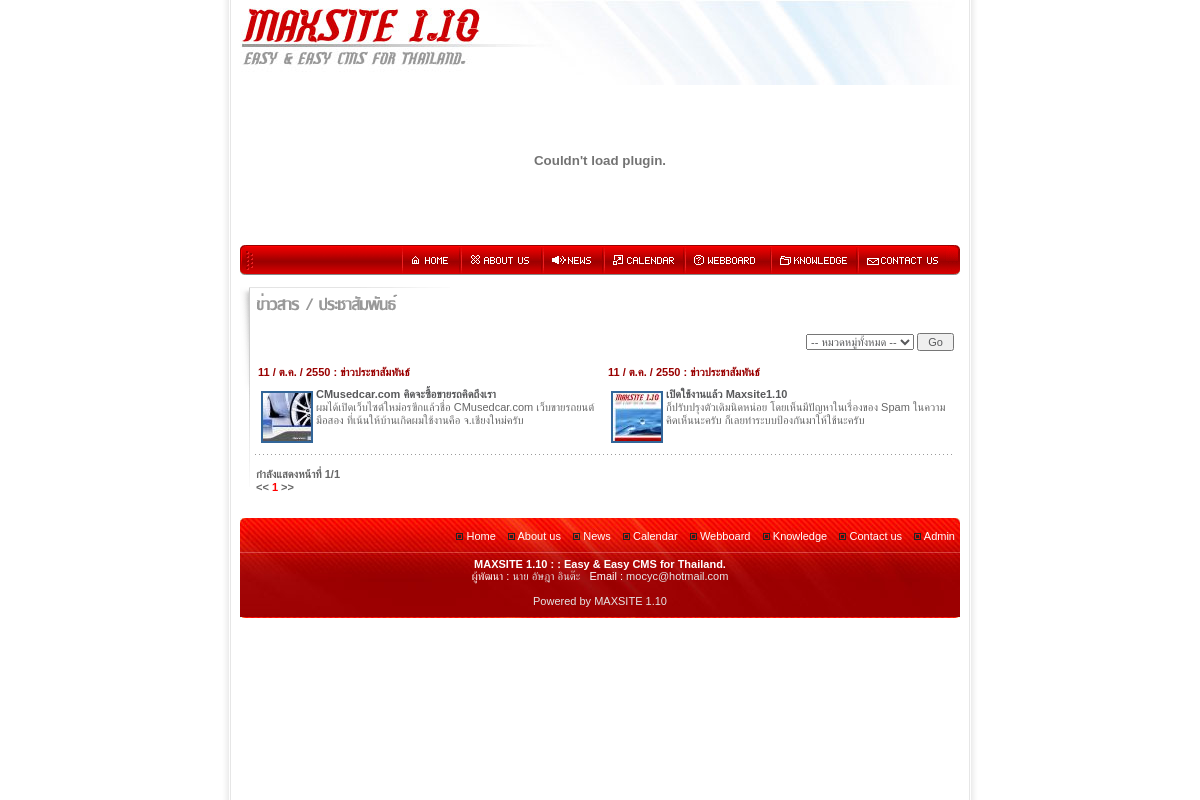
The app's page /?name=news with its own data.
### tables this page shows
CREATE TABLE `web_news` (
  `id` int(11) NOT NULL auto_increment,
  `category` varchar(10) NOT NULL default '',
  `topic` varchar(255) NOT NULL default '',
  `headline` varchar(255) NOT NULL default '',
  `posted` varchar(100) NOT NULL default '',
  `post_date` varchar(50) NOT NULL default '',
  `update_date` varchar(50) NOT NULL default '',
  `enable_comment` tinyint(1) NOT NULL default '0',
  `pageview` int(11) NOT NULL default '0',
  PRIMARY KEY  (`id`),
  KEY `id` (`id`),
  KEY `category` (`category`)
);

CREATE TABLE `web_news_category` (
  `id` int(11) NOT NULL auto_increment,
  `category_name` varchar(255) NOT NULL default '',
  `sort` int(11) NOT NULL default '0',
  PRIMARY KEY  (`id`),
  KEY `id` (`id`)
);

### mainfile.php (called while the page is built, shortened)
<?
require_once("includes/class.mysql.php");
require_once("includes/array.in.php");
require_once("includes/function.in.php");
$db = New DB();
?>

### includes/class.mysql.php (called while the page is built, shortened)
<?
class DB{
    function select_query($sql="sql"){
        if ($res = mysql_query($sql)){
            return $res;
        }else{
            $this->_error();
            return false;
        }
    }
    function fetch($sql="sql"){
      if ($res = mysql_fetch_assoc($sql)){
            return $res;
        }else{
            return false;
        }
    }
}
?>

### includes/array.in.php (called while the page is built, shortened)
<?
$SHORT_MONTH = array(
"1" => "ม.ค.",
"2" => "ก.พ.",
"3" => "มี.ค.",
"4" => "เม.ย.",
"5" => "พ.ค.",
"6" => "มิ.ย.",
"7" => "ก.ค.",
"8" => "ส.ค.",
"9" => "ก.ย.",
"10" => "ต.ค.",
"11" => "พ.ย.",
"12" => "ธ.ค."
);
?>

### modules/news/index.php (the view, shortened to what this page needs)
    <TABLE cellSpacing=0 cellPadding=0 width=720 border=0>
      <TBODY>
        <TR>
          <TD width="10" vAlign=top><IMG src="images/fader.gif" border=0></TD>
          <TD width="710" vAlign=top><IMG src="images/topfader.gif" border=0><BR>
		  &nbsp;&nbsp;<IMG SRC="images/menu/textmenu_news.gif" BORDER="0"><BR><BR>
		  <div align="right">
			<form name="categoty">
			  <select name="category" onchange="MM_jumpMenu('parent',this,0)">
				<option value="?name=news">-- หมวดหมู่ทั้งหมด --</option>
<?
$db->connectdb(DB_NAME,DB_USERNAME,DB_PASSWORD);
$res[category] = $db->select_query("SELECT * FROM ".TB_NEWS_CAT." ORDER BY sort  ");
while($arr[category] = $db->fetch($res[category])){
	echo "<option value=\"?name=news&category=".$arr[category][id]."\" ";
	if($_GET[category] == $arr[category][id]){
		echo " Selected";
	}
	echo ">".$arr[category][category_name]."</option>\n";
}
$db->closedb ();
?>
			  </select>
			  <input type="button" name="Button1" value=" Go " onclick="MM_jumpMenuGo('category','parent',0)" />&nbsp;&nbsp;
			</form>
		  </div>
			<BR>
				<TABLE width="700" align=center cellSpacing=0 cellPadding=0 border=0>
<?
$db->connectdb(DB_NAME,DB_USERNAME,DB_PASSWORD);
$limit = 20 ;
$page=$_GET[page];
if (empty($page)){
	$page=1;
}
$goto = ($page-1)*$limit ;
$res[news] = $db->select_query("SELECT * FROM ".TB_NEWS." $SQLwhere2 ORDER BY id DESC LIMIT $goto, $limit ");
$count=0;
while($arr[news] = $db->fetch($res[news])){
	if ($count==0) { echo "<TR>"; }
	$res[category] = $db->select_query("SELECT category_name FROM ".TB_NEWS_CAT." WHERE id='".$arr[news][category]."' ");
	$arr[category] = $db->fetch($res[category]);
?>
			<TD width="50%" valign=top>
				<TABLE width="100%">
				<TR>
					<TD><FONT COLOR="#990000"><B>
					<?= ThaiTimeConvert($arr[news][post_date],"","");?> : <?=$arr[category][category_name];?>
					</B></FONT></TD>
				</TR>
				<TR><TD height="3" ></TD></TR>
				<TR>
					<TD>
					<A HREF="?name=news&file=readnews&id=<?=$arr[news][id];?>" target="_blank">
					<IMG SRC="newsicon/<?=$arr[news][post_date];?>.jpg" WIDTH="48" HEIGHT="48" BORDER="0" ALIGN="left" class="topicicon"><B><?=$arr[news][topic];?></A></B>
					<BR><?=$arr[news][headline];?>
					</TD>
				</TR>
				<TR><TD height="3" ></TD></TR>
				</TABLE>
			</TD>
<?
$count++;
if (($count%_NEWS_COL) == 0) { echo "</TR><TR><TD colspan=2 height=\"1\" class=\"dotline\"></TD></TR>"; $count=0; }
}
?>
				</TABLE>
				<BR>
				<table border="0" cellpadding="0" cellspacing="1" width="700" align=center>
					<tr>
						<td>
				<?
				echo $ShowSumPages ;
				echo "<BR>";
				echo $ShowPages ;
				?>
						</td>
					</tr>
				</table>
				<BR><BR>
		  </TD>
        </TR>
      </TBODY>
    </TABLE>

### style.css (style rules this page uses)
BODY { FONT-SIZE: 11px; MARGIN: 0px; COLOR: #58595b; FONT-FAMILY: Tahoma, Arial, Helvetica, sans-serif }
TD { FONT-SIZE: 11px; MARGIN: 0px; COLOR: #666666; FONT-FAMILY: Tahoma, Arial, Helvetica, sans-serif }
A { COLOR: #58595b; TEXT-DECORATION: underline }
A:link { COLOR: #58595b; TEXT-DECORATION: none }
FORM { PADDING-RIGHT: 0px; PADDING-LEFT: 0px; PADDING-BOTTOM: 0px; MARGIN: 0px; PADDING-TOP: 0px }
IMG { BORDER-RIGHT: 0px; BORDER-TOP: 0px; BORDER-LEFT: 0px; BORDER-BOTTOM: 0px }
INPUT { FONT-SIZE: 11px; COLOR: #58595b; FONT-FAMILY: Tahoma, Arial, Helvetica, sans-serif }
SELECT { FONT-SIZE: 11px; COLOR: #58595b; FONT-FAMILY: Tahoma, Arial, Helvetica, sans-serif }
.dotline { BACKGROUND: url(images/dotline.gif) #ffffff repeat-x left top }
.topicicon { margin: 3px; border: 2px solid #336699; }

### records on screen
web_news: post_date "11 / ต.ค. / 2550", web_news_category.category_name "ข่าวประชาสัมพันธ์", shows a picture, topic "CMusedcar.com คิดจะซื้อขายรถคิดถึงเรา", headline "ผมได้เปิดเว็บไซต์ใหม่อรฃีกแล้วชื่อ CMusedcar.com เว็บขายรถยนต์มือสอง ที่เน้นให้บ้านเกิดผมใช้งานคือ จ.เชียงใหม่ครับ"
web_news: post_date "11 / ต.ค. / 2550", web_news_category.category_name "ข่าวประชาสัมพันธ์", shows a picture, topic "เปิดใช้งานแล้ว Maxsite1.10", headline "ก็ปรับปรุงตัวเดิมนิดหน่อย โดยเห็นมีปัญหาในเรื่องของ Spam ในความคิดเห็นนะครับ ก็เลยทำระบบป้องกันมาให้ใช้นะครับ"

### other values on screen
$page "1"
$totalpage "1"
_SCRIPT "MAXSITE"
_VERSION "1.10"
